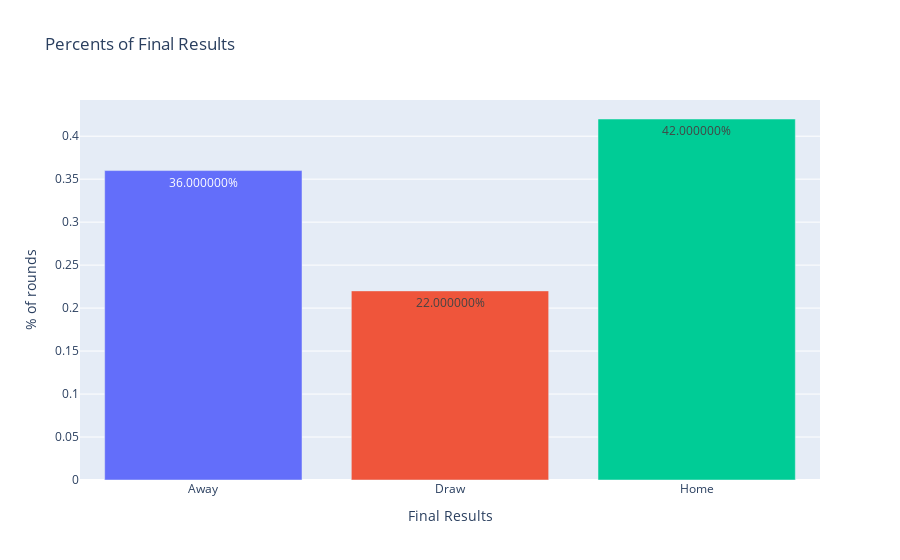

Write notebook code for a chart like this one.
### Code cell
import plotly.express as px
final_result=df.groupby('final_result')['final_result'].count()
total=final_result.sum()
final_result=(final_result/total).round(2)
fig=px.bar(x=final_result.index,y=final_result,  labels={'x':'Final Results', 'y':'% of rounds'},text=final_result,title='Percents of Final Results', color=['red','green','blue'],)
fig.update_traces(texttemplate='%{text:%}')
fig.update_layout(showlegend=False)
fig.show()

### Figure 1 — Plotly figure (JSON) as saved in the notebook; plotly's stock layout.template omitted (floating-point values rounded to 4 significant figures)
{"data": [{"alignmentgroup": "True", "hovertemplate": "color=red<br>Final Results=%{x}<br>% of rounds=%{y}<br>text=%{text}<extra></extra>", "legendgroup": "red", "marker": {"color": "#636efa"}, "name": "red", "offsetgroup": "red", "orientation": "v", "showlegend": true, "text": [0.36], "textposition": "auto", "texttemplate": "%{text:%}", "type": "bar", "x": ["Away"], "xaxis": "x", "y": [0.36], "yaxis": "y"}, {"alignmentgroup": "True", "hovertemplate": "color=green<br>Final Results=%{x}<br>% of rounds=%{y}<br>text=%{text}<extra></extra>", "legendgroup": "green", "marker": {"color": "#EF553B"}, "name": "green", "offsetgroup": "green", "orientation": "v", "showlegend": true, "text": [0.22], "textposition": "auto", "texttemplate": "%{text:%}", "type": "bar", "x": ["Draw"], "xaxis": "x", "y": [0.22], "yaxis": "y"}, {"alignmentgroup": "True", "hovertemplate": "color=blue<br>Final Results=%{x}<br>% of rounds=%{y}<br>text=%{text}<extra></extra>", "legendgroup": "blue", "marker": {"color": "#00cc96"}, "name": "blue", "offsetgroup": "blue", "orientation": "v", "showlegend": true, "text": [0.42], "textposition": "auto", "texttemplate": "%{text:%}", "type": "bar", "x": ["Home"], "xaxis": "x", "y": [0.42], "yaxis": "y"}], "layout": {"barmode": "relative", "legend": {"title": {"text": "color"}, "tracegroupgap": 0}, "showlegend": false, "title": {"text": "Percents of Final Results"}, "xaxis": {"anchor": "y", "domain": [0, 1], "title": {"text": "Final Results"}}, "yaxis": {"anchor": "x", "domain": [0, 1], "title": {"text": "% of rounds"}}}}
